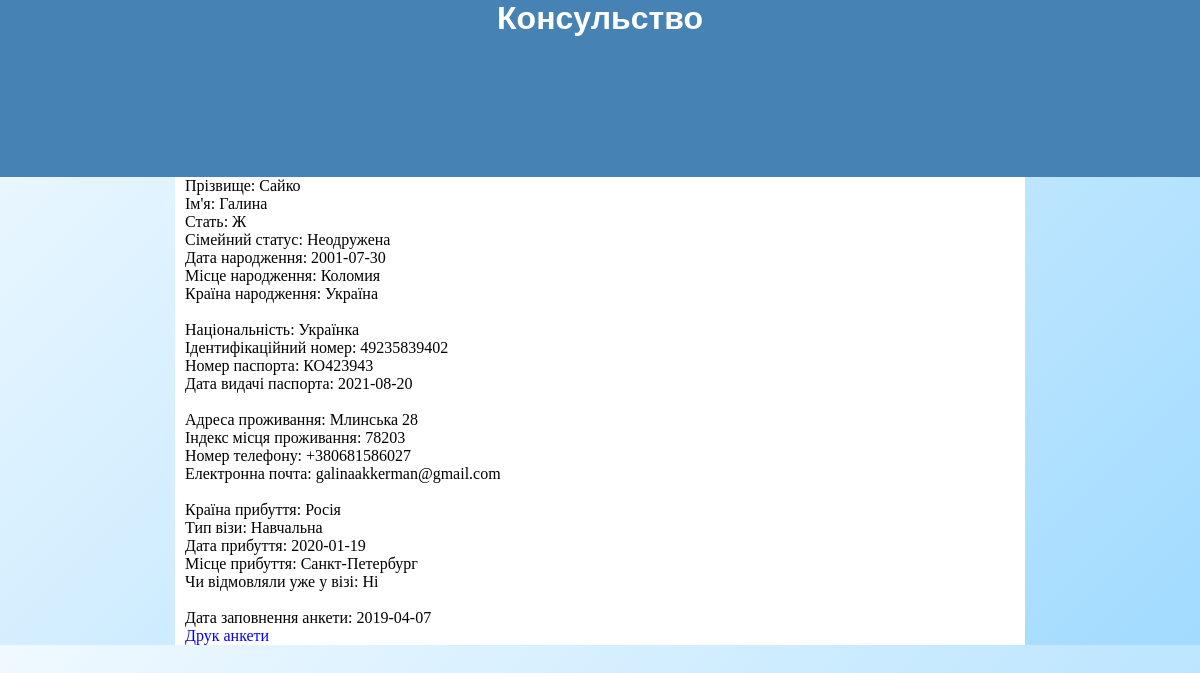
/people.php?id=2, run on the app's committed database.
### tables this page shows
CREATE TABLE `personal_information1` (
  `id` int(11) NOT NULL,
  `Surnames` varchar(30) NOT NULL,
  `Given_names` varchar(30) NOT NULL,
  `Sex` varchar(1) NOT NULL,
  `Marital_status` varchar(30) NOT NULL,
  `Date_of_birth` date NOT NULL,
  `City_of_birth` varchar(30) NOT NULL,
  `Country_of_birth` varchar(30) NOT NULL
);

CREATE TABLE `personal_information2` (
  `id` int(11) NOT NULL,
  `id_p` int(11) NOT NULL,
  `Nationality` varchar(30) NOT NULL,
  `Identification_number` varchar(30) NOT NULL,
  `Document_number` varchar(30) NOT NULL,
  `Issuance_date` date NOT NULL
);

CREATE TABLE `address_and_phone_information` (
  `id` int(11) NOT NULL,
  `id_p` int(11) NOT NULL,
  `Street_address` varchar(50) NOT NULL,
  `ZIP_code` varchar(10) NOT NULL,
  `Phone_number` varchar(15) NOT NULL,
  `Email_address` varchar(50) NOT NULL
);

CREATE TABLE `travel_information` (
  `id` int(11) NOT NULL,
  `id_p` int(11) NOT NULL,
  `arrival_country` varchar(30) NOT NULL,
  `type_of_visa` varchar(30) NOT NULL,
  `date_of_arrival` date NOT NULL,
  `arrival_city` varchar(30) NOT NULL,
  `refused_a_visa` varchar(10) NOT NULL
);

CREATE TABLE `anketa_date` (
  `id` int(11) NOT NULL,
  `id_p` int(11) NOT NULL,
  `Anketadate` date NOT NULL
);

### functions/functions.php (called while the page is built, shortened)
<?php
	$mysqli = false;
	function getPersonalInform1($id) {
		global $mysqli;
		if($id)
			$where = "WHERE id = ".$id;
		else $where = "";
		$result = $mysqli->query("SELECT * FROM personal_information1 $where");
		if(!$id)
			return resultToArray($result);
		else
			return $result->fetch_assoc();
	}
	function getPersonalInform2($id) {
		global $mysqli;
		if($id)
			$where = "WHERE id_p = ".$id;
		else $where = "";
		$result = $mysqli->query("SELECT * FROM personal_information2 $where");
		if(!$id)
			return resultToArray($result);
		else
			return $result->fetch_assoc();
	}
	function getAddressAndPhone($id) {
		global $mysqli;
		if($id)
			$where = "WHERE id_p = ".$id;
		else $where = "";
		$result = $mysqli->query("SELECT * FROM address_and_phone_information $where");
		if(!$id)
			return resultToArray($result);
		else
			return $result->fetch_assoc();
	}
	function getTravelInformation($id) {
		global $mysqli;
		if($id)
			$where = "WHERE id_p = ".$id;
		else $where = "";
		$result = $mysqli->query("SELECT * FROM travel_information $where");
		if(!$id)
			return resultToArray($result);
		else
			return $result->fetch_assoc();
	}
	function getAnketaDate($id) {
		global $mysqli;
		if($id)
			$where = "WHERE id_p = ".$id;
		else $where = "";
		$result = $mysqli->query("SELECT * FROM anketa_date $where");
		if(!$id)
			return resultToArray($result);
		else
			return $result->fetch_assoc();
	}
?>

### people.php (the view, shortened to what this page needs)
<!DOCTYPE html>
<html lang="ua">
<link rel="stylesheet" type="text/css" href="style.css">
<head>
  <?php
    require_once "functions/functions.php";
    $personal1 = getPersonalInform1($_GET["id"]);
    $personal2 = getPersonalInform2($_GET["id"]);
    $addressandphone = getAddressAndPhone($_GET["id"]);
    $travelinf = getTravelInformation($_GET["id"]);
    $dateanketa = getAnketaDate($_GET["id"]);
  ?>
</head>
<body>
<div class="header">
      <div class="logo">
        <div class="logotext">
          <h1 style="margin-top: 0px;">
          <a href="index.php">Консульство</a></h1>
         </div>
       </div>
</div>
<div class="main">
 <div id="forprint">
  <?php
    echo '
      Прізвище: '.$personal1["Surnames"].' <br>
      Ім\'я: '.$personal1["Given_names"].' <br>
      Стать: '.$personal1["Sex"].' <br>
      Сімейний статус: '.$personal1["Marital_status"].' <br>
      Дата народження: '.$personal1["Date_of_birth"].' <br>
      Місце народження: '.$personal1["City_of_birth"].' <br>
      Країна народження: '.$personal1["Country_of_birth"].' <br>
      <br>
      Національність: '.$personal2["Nationality"].' <br>
      Ідентифікаційний номер: '.$personal2["Identification_number"].' <br>
      Номер паспорта: '.$personal2["Document_number"].' <br>
      Дата видачі паспорта: '.$personal2["Issuance_date"].' <br>
      <br>
      Адреса проживання: '.$addressandphone["Street_address"].' <br>
      Індекс місця проживання: '.$addressandphone["ZIP_code"].' <br>
      Номер телефону: '.$addressandphone["Phone_number"].' <br>
      Електронна почта: '.$addressandphone["Email_address"].' <br>
      <br>
      Країна прибуття: '.$travelinf["arrival_country"].' <br>
      Тип візи: '.$travelinf["type_of_visa"].' <br>
      Дата прибуття: '.$travelinf["date_of_arrival"].' <br>
      Місце прибуття: '.$travelinf["arrival_city"].' <br>
      Чи відмовляли уже у візі: '.$travelinf["refused_a_visa"].' <br>
      <br>
      Дата заповнення анкети: '.$dateanketa["Anketadate"].' <br>
    '
  ?>
</div><a href="#" onclick="printInfo(this)" style="color:blue;">Друк анкети</a>
  </div>
</body>
</html>

### style.css (style rules this page uses)
body { background: linear-gradient(135deg, #f0f9ff 0%,#cbebff 47%,#a1dbff 100%); margin: 0; }
.header { background-color: SteelBlue; height: 177px; font-size: 0.8em; min-width: 900px; }
.main, .logo,.sitecontent, .footer { margin-left:auto; margin-right: auto; }
.main { width: 70%; margin: 0 auto; background-color: white; padding-left: 10px; }
h1 { font-size:xx-large; font-family: Geneva, Arial, Helvetica, sans-serif; font-stretch: semi-condensed; text-align: center; }
a { text-decoration: none; color: #fff; }

### data on the page
personal_information1: Surnames "Сайко", Given_names "Галина", Sex "Ж", Marital_status "Неодружена", Date_of_birth "2001-07-30", City_of_birth "Коломия", Country_of_birth "Україна"
personal_information2: Nationality "Українка", Identification_number "49235839402", Document_number "КО423943", Issuance_date "2021-08-20"
address_and_phone_information: Street_address "Млинська 28", ZIP_code "78203", Phone_number "+380681586027", Email_address "galinaakkerman@gmail.com"
travel_information: arrival_country "Росія", type_of_visa "Навчальна", date_of_arrival "2020-01-19", arrival_city "Санкт-Петербург", refused_a_visa "Ні"
anketa_date: Anketadate "2019-04-07"
